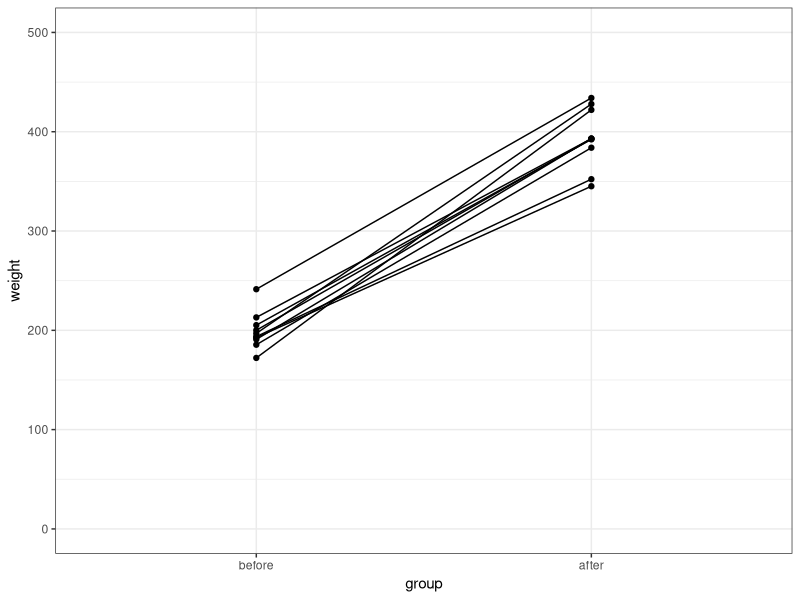

Here is the R script that generated this plot:
## ---- chunk 1
#----------------------------------------------------------------------------#
#                                                                            #
#  Session 17 Script: R notebook using R markdown to produce a literate      #
#   program                                                                  #
#    J. Yukich October 17th 2019  jyukich@tulane.edu                         #
#                                                                            #
#    This script is a demonstration of the basic principles of               #
#    developing a literate program                                           #
#    using R and markdown to produce a dynamic document                      #
#                                                                            #
#    It requires the use of the rmarkdown and knitr packages as well as      #
#    ggplot2                                                                 #
#    It was developed in R 3.5.3. rmarkdown is automatically handled         #
#    by rstudio as is knitr so you dont have to load the m when you use      #
#    r studio to compile this                                                #
#----------------------------------------------------------------------------#

# loading required libraries ----
library(ggplot2)

#set any other options ----

## ---- chunk 2

# print and get runtime ----
date()

# session info ----
sessionInfo()

## ---- chunk 3
# Weight of the mice before treatment
before <- c(200.1, 190.9, 192.7, 213, 241.4, 196.9, 172.2, 185.5, 205.2, 193.7)
# Weight of the mice after treatment
after <- c(392.9, 393.2, 345.1, 393, 434, 427.9, 422, 383.9, 392.3, 352.2)

# Create a data frame
my_data <- data.frame(group = rep(c("before", "after"), each = 10),
                weight = c(before,  after))

my_data$id <- rep(1:10, times = 2)

# Compute t-test using two different numeric vectors
res1 <- t.test(after, before, paired = TRUE)
res1
## ---- chunk 4
# reorder factor levels
my_data$group <- factor(my_data$group)
my_data$group <- factor(my_data$group, levels(my_data$group)[c(2, 1)])

ggplot(data = my_data, aes(x = group, y = weight)) +
  geom_path(aes(group = id)) +
  geom_point() + ylim(0, 500) + theme_bw()
